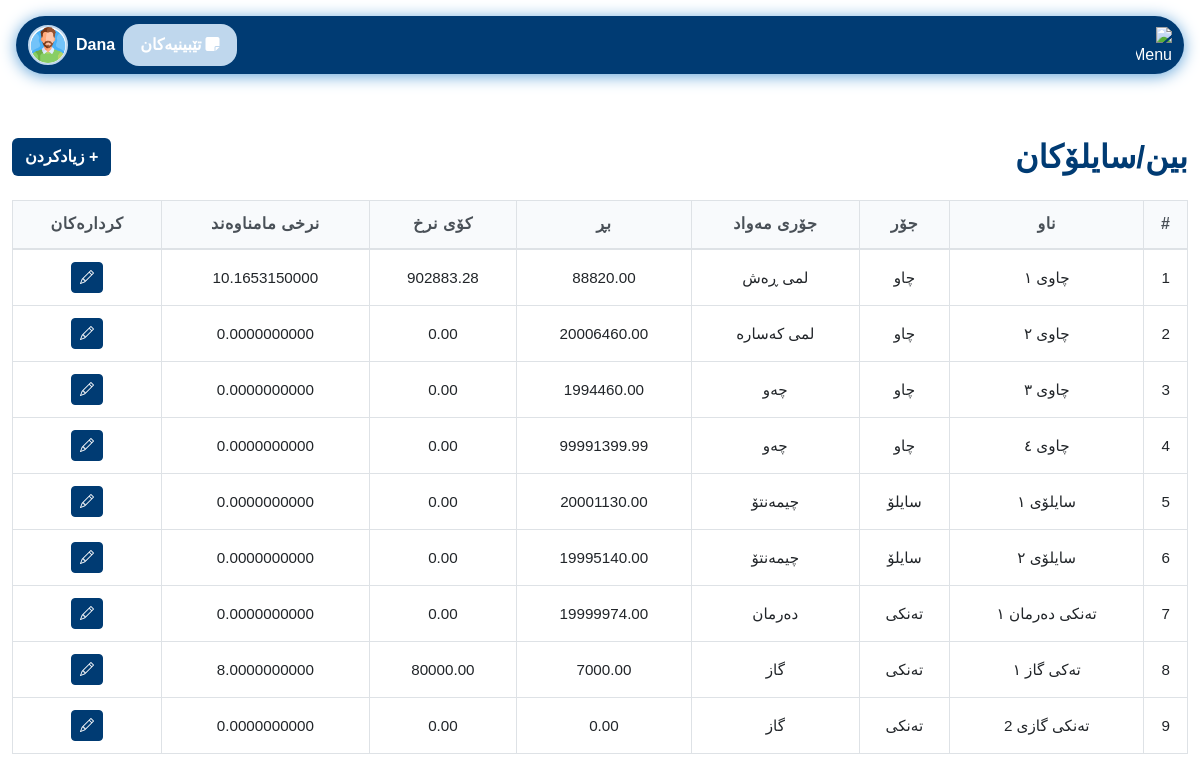
The app's page /pages/bins_silos.php (signed in), older data.
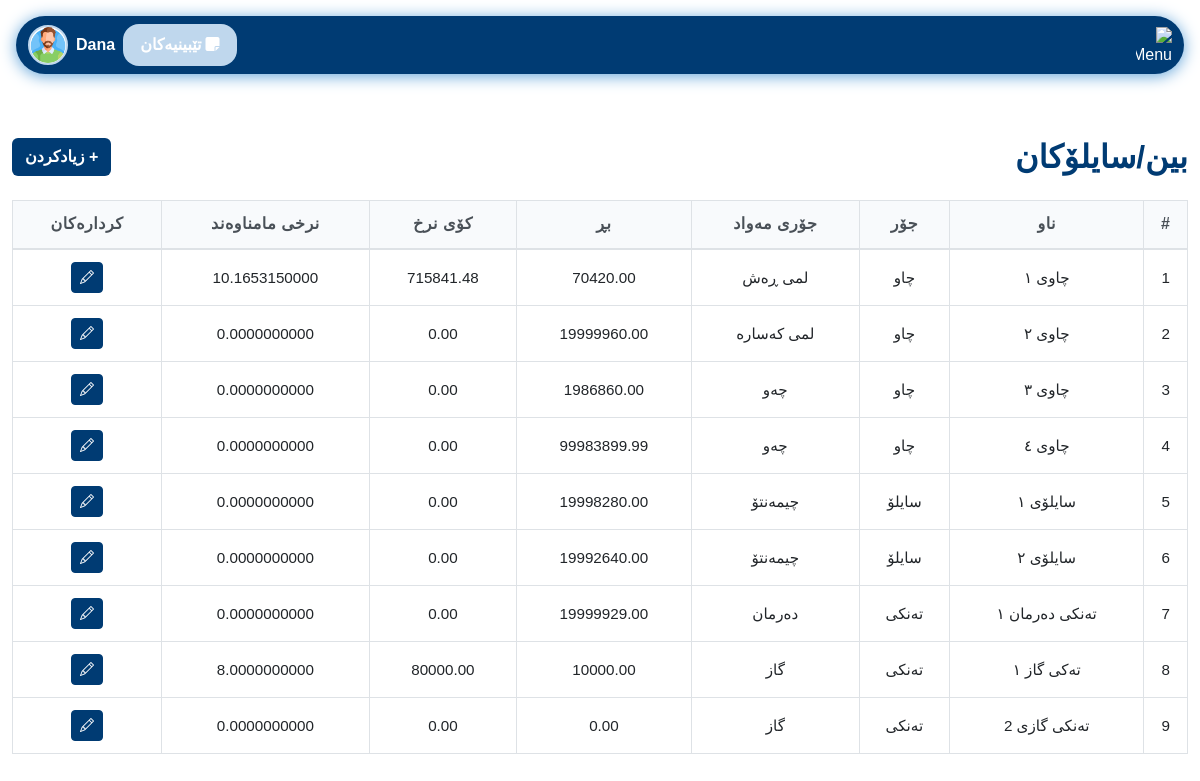
The same page, newer data.
### tables this page shows
CREATE TABLE `bins_silos` (
  `id` int(11) NOT NULL,
  `name` varchar(50) DEFAULT NULL,
  `type` enum('چاو','سایلۆ','تەنکی','عەمبار') DEFAULT NULL,
  `material_type` varchar(50) DEFAULT NULL,
  `amount` decimal(10,2) DEFAULT 0.00,
  `total_value` decimal(12,2) DEFAULT 0.00,
  `average_price` decimal(15,10) DEFAULT NULL
);

### config/permissions.php (called while the page is built, shortened)
<?php
function hasPermission($perm) {
    global $pdo;
    $role = $_SESSION['role'];
    if ($role === 'admin') return true;
    $stmt = $pdo->prepare('SELECT COUNT(*) FROM role_permissions rp JOIN permissions p ON rp.permission_id = p.id WHERE rp.role = ? AND p.name = ?');
    $stmt->execute([$role, $perm]);
    $result = $stmt->fetchColumn();
    return $result > 0;
}

### pages/bins_silos.php (the view, shortened to what this page needs)
<?php
require_once '../config/db_conected.php';
require_once '../config/permissions.php';
$bins = $pdo->query("SELECT * FROM bins_silos")->fetchAll(PDO::FETCH_ASSOC);
?>
<!DOCTYPE html>
<html lang="ku">
<head>
    <link href="https://cdn.jsdelivr.net/npm/bootstrap@5.3.0/dist/css/bootstrap.rtl.min.css" rel="stylesheet">
    <link href="../assets/css/login.css" rel="stylesheet">
    <link href="../assets/css/variables.css" rel="stylesheet">
    <link href="../assets/css/nav.css" rel="stylesheet">
    <link href="../assets/css/comon/table.css" rel="stylesheet">
    <link href="../assets/css/comon/style.css" rel="stylesheet">
    <link href="../assets/css/comon/select2_design.css" rel="stylesheet">
    <link rel="stylesheet" href="https://cdn.jsdelivr.net/npm/select2-bootstrap-5-theme@1.3.0/dist/select2-bootstrap-5-theme.rtl.min.css" />
    <link rel="stylesheet" href="https://cdnjs.cloudflare.com/ajax/libs/font-awesome/6.4.2/css/all.min.css">
</head>
<body dir="rtl">
<?php include '../includes/navbar.php'; ?>
<div class="container-fluid py-5">
    <div class="d-flex justify-content-between align-items-center mb-4">
        <h2 class="mb-0" style="color: var(--seafoam-green); font-weight: bold;">بین/سایلۆکان</h2>
        <?php if (hasPermission('add_material')): ?>
        <button class="btn" data-bs-toggle="modal" data-bs-target="#addBinModal" style="background: var(--seafoam-green); color:white; font-weight: bold;">+ زیادکردن</button>
        <?php endif; ?>
    </div>
    <div class="table-responsive">
        <table class="table table-bordered table-hover align-middle text-center" id="binsTable">
            <thead style="background: var(--kelly-green); color: var(--seafoam-green);">
                <tr>
                    <th>#</th>
                    <th>ناو</th>
                    <th>جۆر</th>
                    <th>جۆری مەواد</th>
                    <th>بڕ</th>
                    <th>کۆی نرخ</th>
                    <th>نرخی مامناوەند</th>
                    <th>کردارەکان</th>
                </tr>
            </thead>
            <tbody>
                <?php if (count($bins) === 0): ?>
                <tr>
                    <td colspan="8">هیچ داتایەک نییە</td>
                </tr>
                <?php else: ?>
                    <?php foreach ($bins as $i => $bin): ?>
                    <tr>
                        <td><?= $i+1 ?></td>
                        <td><?= htmlspecialchars($bin['name']) ?></td>
                        <td><?= htmlspecialchars($bin['type']) ?></td>
                        <td><?= htmlspecialchars($bin['material_type']) ?></td>
                        <td><?= htmlspecialchars($bin['amount']) ?></td>
                        <td><?= htmlspecialchars($bin['total_value']) ?></td>
                        <td><?= htmlspecialchars($bin['average_price']) ?></td>
                        <td>
                            <?php if (hasPermission('edit_material')): ?>
                            <button class="btn btn-sm btn-primary edit-btn" data-id="<?= $bin['id'] ?>" data-name="<?= htmlspecialchars($bin['name']) ?>" data-type="<?= htmlspecialchars($bin['type']) ?>" data-material_type="<?= htmlspecialchars($bin['material_type']) ?>" data-amount="<?= htmlspecialchars($bin['amount']) ?>" data-total_value="<?= htmlspecialchars($bin['total_value']) ?>" data-average_price="<?= htmlspecialchars($bin['average_price']) ?>" aria-label="نوێکردنەوە"><i class="bi bi-pencil"></i></button>
                            <?php endif; ?>
                        </td>
                    </tr>
                    <?php endforeach; ?>
                <?php endif; ?>
            </tbody>
        </table>
    </div>
</div>
</body>
</html>

### includes/navbar.php (shortened to what this page needs)
<?php require_once '../config/permissions.php'; ?>
<link href="../assets/css/variables.css" rel="stylesheet">
<link rel="stylesheet" href="https://cdn.jsdelivr.net/npm/bootstrap-icons@1.13.1/font/bootstrap-icons.min.css">
<link rel="stylesheet" href="https://cdnjs.cloudflare.com/ajax/libs/font-awesome/6.4.2/css/all.min.css">
<link href="../assets/css/nav.css" rel="stylesheet">
<link href="../assets/css/sidebar.css" rel="stylesheet">
<nav class="navbar navbar-expand-lg sticky-top" style="background: var(--seafoam-green); border-radius: 2rem; box-shadow: 0 2px 16px 0 var(--spearmint, #94c973); margin: 1rem;">
  <div class="container-fluid d-flex align-items-center justify-content-between">
    <div class="d-flex align-items-center gap-3">
      <img src="../assets/images/menu.svg" alt="Menu" style="height: 36px; width: 36px; color: white;" />
    </div>
    <div class="flex-grow-1 d-flex justify-content-end align-items-center gap-2 position-relative" id="userDropdownContainer">
      <?php if (hasPermission('view_notes')): ?>
        <a href="../pages/notes.php" class="btn position-relative" style="background: var(--kelly-green); color:white; font-weight: bold; border-radius: 1rem; padding: 0.5rem 1rem;">
          <i class="fas fa-sticky-note me-1"></i>تێبینیەکان
        </a>
      <?php endif; ?>
      <span style="color: #fff; font-weight: bold; font-size: 1rem; cursor: pointer;" id="userDropdownToggle">
            <?php echo $_SESSION['username'] ?? 'User'; ?>
          </span>
      <img src="../assets/images/user.png" alt="User" style="width: 40px; height: 40px; border-radius: 50%; object-fit: cover; background: #fff; border: 2px solid var(--kelly-green); cursor: pointer;" id="userDropdownImg" />
    </div>
  </div>
</nav>

### assets/css/login.css (style rules this page uses)
body, input, button, label, h1, h2, h3, h4, h5, h6 { font-family: 'Rabar_021', sans-serif !important; }

### assets/css/variables.css (style rules this page uses)
:root { --lime-green: #0074b7; --kelly-green: #bfd7ed; --seafoam-green: #003b73; --spearmint: #60a3d9; }
.btn-primary { background-color: var(--seafoam-green) !important; border-color: var(--seafoam-green) !important; }

### assets/css/comon/table.css (style rules this page uses)
:root { --primary-blue: #3b82f6; --secondary-purple: #8b5cf6; --accent-orange: #f59e0b; --neutral-gray: #6b7280; --light-gray: #f8fafc; --ultra-light-gray: #f1f5f9; --white: #ffffff; --dark-text: #1e293b; --light-text: #64748b; --border-color: #e2e8f0; --shadow-light: rgba(15, 23, 42, 0.08); --shadow-medium: rgba(15, 23, 42, 0.12); --shadow-dark: rgba(15, 23, 42, 0.20); --border-radius: 12px; --border-radius-sm: 8px; --transition: all 0.2s cubic-bezier(0.4, 0, 0.2, 1); }
.table { width: 100%; border-collapse: collapse; font-family: 'Rabar_021', sans-serif; font-size: 0.95rem; line-height: 1.4; background: var(--white); }
.table thead { background: var(--light-gray); position: sticky; top: 0; z-index: 10; }
.table thead th { background-color: var(--light-gray); border-bottom: 2px solid #dee2e6; font-weight: 600; color: #495057; padding: 12px 8px; text-align: center; vertical-align: middle; font-size: 1rem; letter-spacing: 0.5px; position: relative; }
.table tbody tr { transition: var(--transition); border-bottom: 1px solid #dee2e6; }
.table tbody td { padding: 12px 8px; vertical-align: middle; border-bottom: 1px solid #dee2e6; }
.table td, .table th { padding: 12px 8px; text-align: center; vertical-align: middle; word-wrap: break-word; white-space: nowrap; overflow: hidden; text-overflow: ellipsis; }
.table-responsive { overflow-x: auto; -webkit-overflow-scrolling: touch; scrollbar-width: thin; scrollbar-color: var(--primary-green) var(--ultra-light-green); }

### assets/css/comon/style.css (style rules this page uses)
html { scrollbar-color: #003b73 #f1f1f1; scrollbar-width: thin; }

Row changes from the older to the newer data that the page shows:
changed bins_silos "چاوی ١": amount "88820.00" → "70420.00"; total_value "902883.28" → "715841.48"
changed bins_silos "چاوی ٢": amount "20006460.00" → "19999960.00"
changed bins_silos "چاوی ٣": amount "1994460.00" → "1986860.00"
changed bins_silos "چاوی ٤": amount "99991399.99" → "99983899.99"
changed bins_silos "سایلۆی ١": amount "20001130.00" → "19998280.00"
changed bins_silos "سایلۆی ٢": amount "19995140.00" → "19992640.00"
changed bins_silos "تەنکی دەرمان ١": amount "19999974.00" → "19999929.00"
changed bins_silos "تەکی گاز ١": amount "7000.00" → "10000.00"
